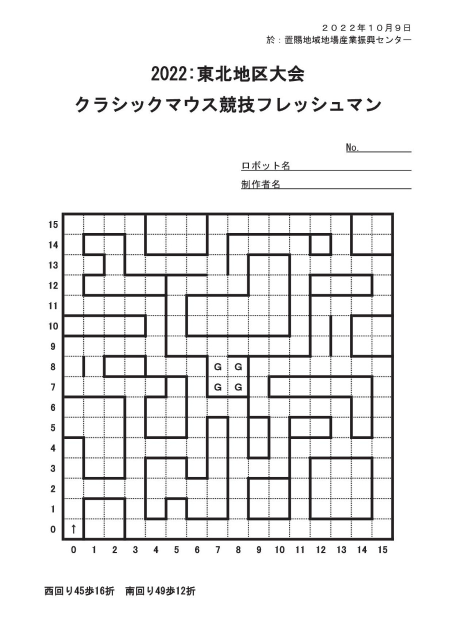
#> input picture docs/_pptx_media/ppt/media/image1.png, 904 x 1279 px (shown at 1/2 size)
$ python crop_regions.py
#> lines starting #> are read from the running program, lines starting #| are printed output that depends on the picture
# -*- coding: utf-8 -*-
"""裁剪原图关键区域放大查看，核对封闭区是否原图固有。"""
import os

import cv2

ROOT = os.path.join(os.path.dirname(__file__), "..")
IMG = os.path.join(ROOT, "docs", "_pptx_media", "ppt", "media", "image1.png")
left, top, right, bottom = 125, 427, 785, 1078
N = 16
cw = (right - left) / N
ch = (bottom - top) / N

img = cv2.imread(IMG)
#> img is the input picture: shape (1279, 904, 3); mean B, G, R 237.1, 237, 237.2


def cell_to_px(x, y):
    """格左下角 -> 像素。"""
    return int(left + x * cw), int(bottom - y * ch)


# 待核对区域: (名称, x0,y0, x1,y1) 格范围（左下、右上，含边界外一圈）
regions = [
    ("A_topleft", 0, 11, 4, 15),
    ("B_midleft", 1, 7, 4, 9),
    ("C_center", 3, 4, 7, 8),
    ("D_bottommid", 8, 0, 11, 3),
    ("E_midright", 8, 4, 14, 8),
    ("F_right", 11, 11, 14, 15),
    ("G_topright", 13, 13, 15, 15),
]

crops = []
for name, x0, y0, x1, y1 in regions:
    px0, py1 = cell_to_px(x0, y0)
    px1, py0 = cell_to_px(x1 + 1, y1 + 1)
    crop = img[py0:py1, px0:px1]
    crop = cv2.resize(crop, None, fx=3, fy=3, interpolation=cv2.INTER_NEAREST)
    crops.append((name, crop))
#> this loop made 7 passes
#> pass 1, `crop = img[py0:py1, px0:px1]`:
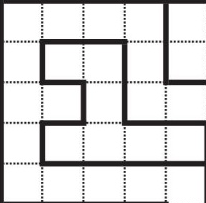
#> crop: shape (203, 206, 3); mean B, G, R 218.2, 218, 218.5
#> pass 1, `crop = cv2.resize(crop, None, fx=3, fy=3, interpolation=cv2.INTER_NEAR..`:
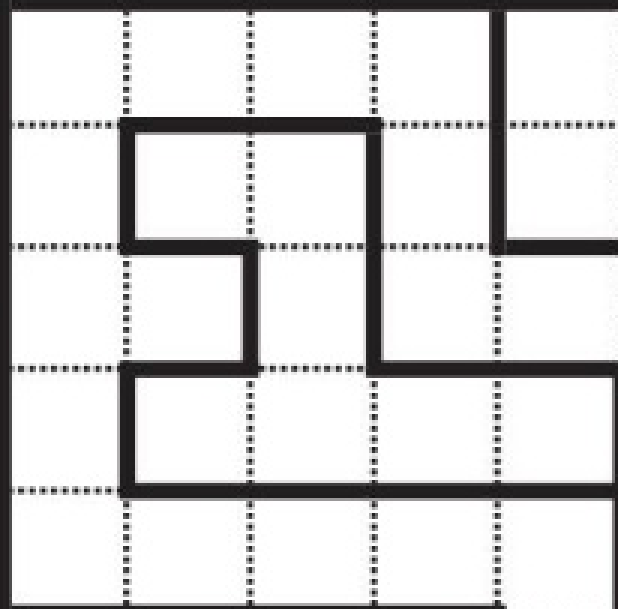
#> crop: shape (609, 618, 3); mean B, G, R 218.2, 218, 218.5
#> pass 2, `crop = img[py0:py1, px0:px1]`:
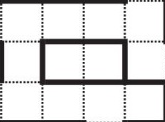
#> crop: shape (122, 165, 3); mean B, G, R 219.9, 219.7, 220.2
#> pass 2, `crop = cv2.resize(crop, None, fx=3, fy=3, interpolation=cv2.INTER_NEAR..`:
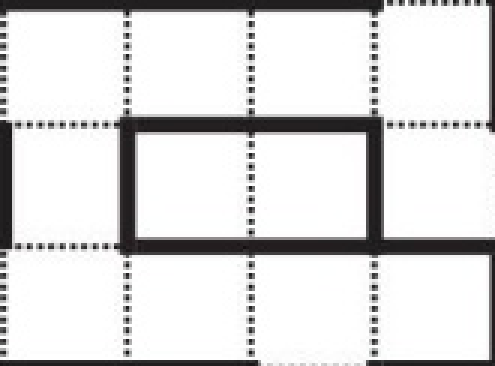
#> crop: shape (366, 495, 3); mean B, G, R 219.9, 219.7, 220.2
#> after the loop, crops = 7 items

# 纵向拼接，标签留白
max_w = max(c.shape[1] for _, c in crops)
#> max_w = 864
total_h = sum(c.shape[0] + 30 for _, c in crops)
#> total_h = 3873
canvas = 255 * np.ones((total_h, max_w, 3), dtype="uint8") if (np := __import__("numpy")) else None
y_off = 0
for name, c in crops:
    canvas[y_off:y_off + 30, :200] = 255
    cv2.putText(canvas, name, (5, 22), cv2.FONT_HERSHEY_SIMPLEX, 0.7, (0, 0, 255), 2)
    canvas[y_off + 30:y_off + 30 + c.shape[0], :c.shape[1]] = c
    y_off += 30 + c.shape[0]
#> this loop made 7 passes
#> (name, y_off) on passes 1 to 7: ('A_topleft', 639), ('B_midleft', 1035), ('C_center', 1677), ('D_bottommid', 2196), ('E_midright', 2838), ('F_right', 3477), ('G_topright', 3873)
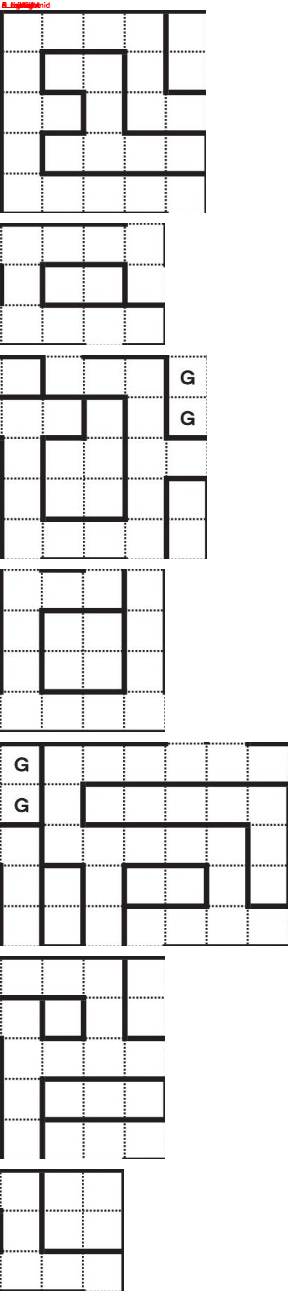
#> canvas: shape (3873, 864, 3) (shown at 1/3 size); mean of channels 0, 1, 2 231.4, 231.3, 231.7; drawn as B, G, R
#> after the loop, y_off = 3873

out = os.path.join(ROOT, "docs", "_regions_check.png")
cv2.imwrite(out, canvas)
print(f"saved {out}  size={canvas.shape}")
#| saved tools/../docs/_regions_check.png  size=(3873, 864, 3)
